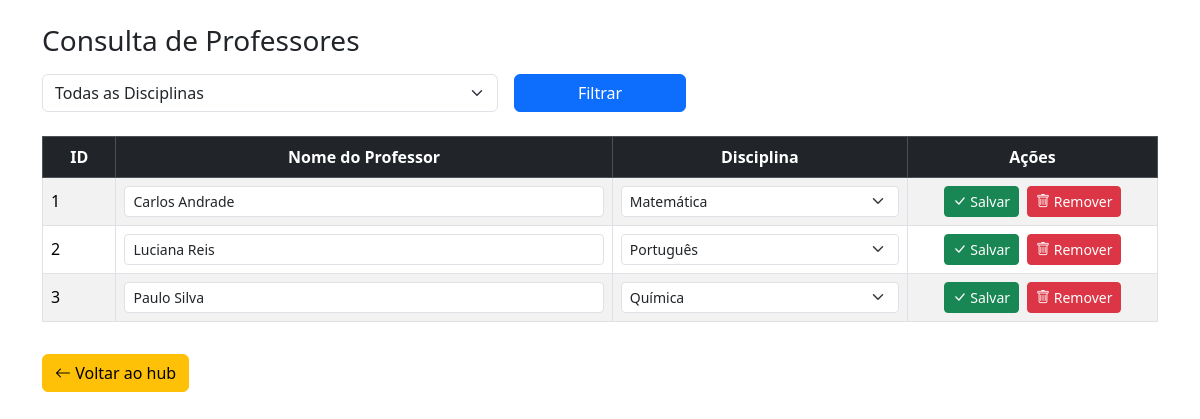
The app's page /public/consultar_professores.php, older data.
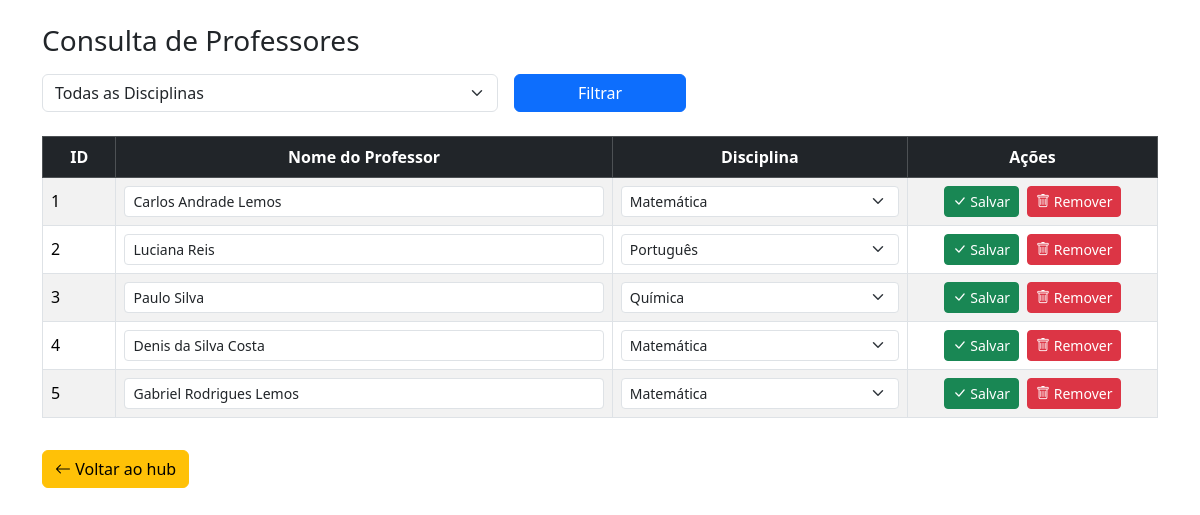
The same page, newer data.
### tables this page shows
CREATE TABLE `professores` (
  `id_professor` int(11) NOT NULL,
  `nome_professor` varchar(255) NOT NULL,
  `senha` varchar(255) NOT NULL,
  `id_disciplina` int(11) DEFAULT NULL
);

### includes/filtro_disciplina.php (called while the page is built, shortened)
<?php
if (!function_exists('getProfessoresFiltrados')) {
    function getProfessoresFiltrados($conn, $filtro_disciplina = '') {
        $where = '';
        $sql = "SELECT p.id_professor, p.nome_professor, d.id_disciplina, d.nome
                FROM professores p
                JOIN disciplinas d ON p.id_disciplina = d.id_disciplina" . $where;
        $result = $conn->query($sql);
        return $result;
    }
}
?>

### includes/listar_disciplinas.php (called while the page is built)
<?php
function getDisciplinas($conn) {
    $sql = "SELECT * FROM disciplinas";
    $result = $conn->query($sql);
    $disciplinas = [];
    while ($row = $result->fetch_assoc()) {
        $disciplinas[] = $row;
    }
    return $disciplinas;
}

### public/consultar_professores.php (the view, shortened to what the changed rows need)
<?php
$base_path = __DIR__;
require $base_path . '/../includes/connection.php';
require $base_path . '/../includes/listar_disciplinas.php';
require $base_path . '/../includes/remover_professores.php';
require_once $base_path . '/../includes/filtro_disciplina.php';
$disciplinas = getDisciplinas($conn);
$filtro_disciplina = isset($_POST['filtro_disciplina']) ? intval($_POST['filtro_disciplina']) : '';
$result = getProfessoresFiltrados($conn, $filtro_disciplina);
?>
<!DOCTYPE html>
<html lang="pt-br">
<head>
    <link href="https://cdn.jsdelivr.net/npm/bootstrap@5.3.3/dist/css/bootstrap.min.css" rel="stylesheet">
    <link rel="stylesheet" href="https://cdn.jsdelivr.net/npm/bootstrap-icons@1.10.0/font/bootstrap-icons.css">
</head>
<body class="d-flex">
    <div class="container mt-4 align-items-center">
        <?php if ($result->num_rows > 0) { ?>
            <div class="table-responsive" style="width: 100%;">
                <table class="table table-striped table-hover table-bordered">
                    <thead class="table-dark">
                        <tr>
                            <th class="text-center">ID</th>
                            <th class="text-center">Nome do Professor</th>
                            <th class="text-center">Disciplina</th>
                            <th class="text-center" style="width: 250px;">Ações</th>
                        </tr>
                    </thead>
                    <tbody>
                        <?php while ($row = $result->fetch_assoc()) {
                            $id_disciplina_atual = $row['id_disciplina'];
                        ?>
                            <tr>
                                <form method="post">
                                    <td class="align-middle"><?= $row['id_professor'] ?></td>
                                    <td>
                                        <input type="text" class="form-control form-control-sm" name="nome_professor" value="<?= htmlspecialchars($row['nome_professor']) ?>" required>
                                    </td>
                                    <td>
                                        <select class="form-select form-select-sm" name="id_disciplina">
                                            <?php foreach ($disciplinas as $disciplina) { ?>
                                                <option value="<?= $disciplina['id_disciplina'] ?>" <?= ($disciplina['id_disciplina'] == $id_disciplina_atual) ? "selected" : "" ?>>
                                                    <?= $disciplina['nome'] ?>
                                                </option>
                                            <?php } ?>
                                        </select>
                                    </td>
                                    <td class="align-middle">
                                        <div class="d-flex gap-2 justify-content-center">
                                            <button type="submit" name="editar" class="btn btn-sm btn-success">
                                                <i class="bi bi-check-lg"></i> Salvar
                                            </button>
                                            <button type="submit" name="remover" class="btn btn-sm btn-danger" onclick="return confirm('Tem certeza que deseja excluir este professor?');">
                                                <i class="bi bi-trash"></i> Remover
                                            </button>
                                        </div>
                                    </td>
                                </form>
                            </tr>
                        <?php } ?>
                    </tbody>
                </table>
            </div>
        <?php } else { ?>
            <div class="alert alert-warning text-center">Nenhum professor encontrado.</div>
        <?php } ?>
    </div>
</body>
</html>

Row changes from the older to the newer data that the page shows:
changed professores id 1: nome_professor "Carlos Andrade" → "Carlos Andrade Lemos"
added professores: id_professor "4", nome_professor "Denis da Silva Costa", id_disciplina "Matemática"
added professores: id_professor "5", nome_professor "Gabriel Rodrigues Lemos", id_disciplina "Matemática"
